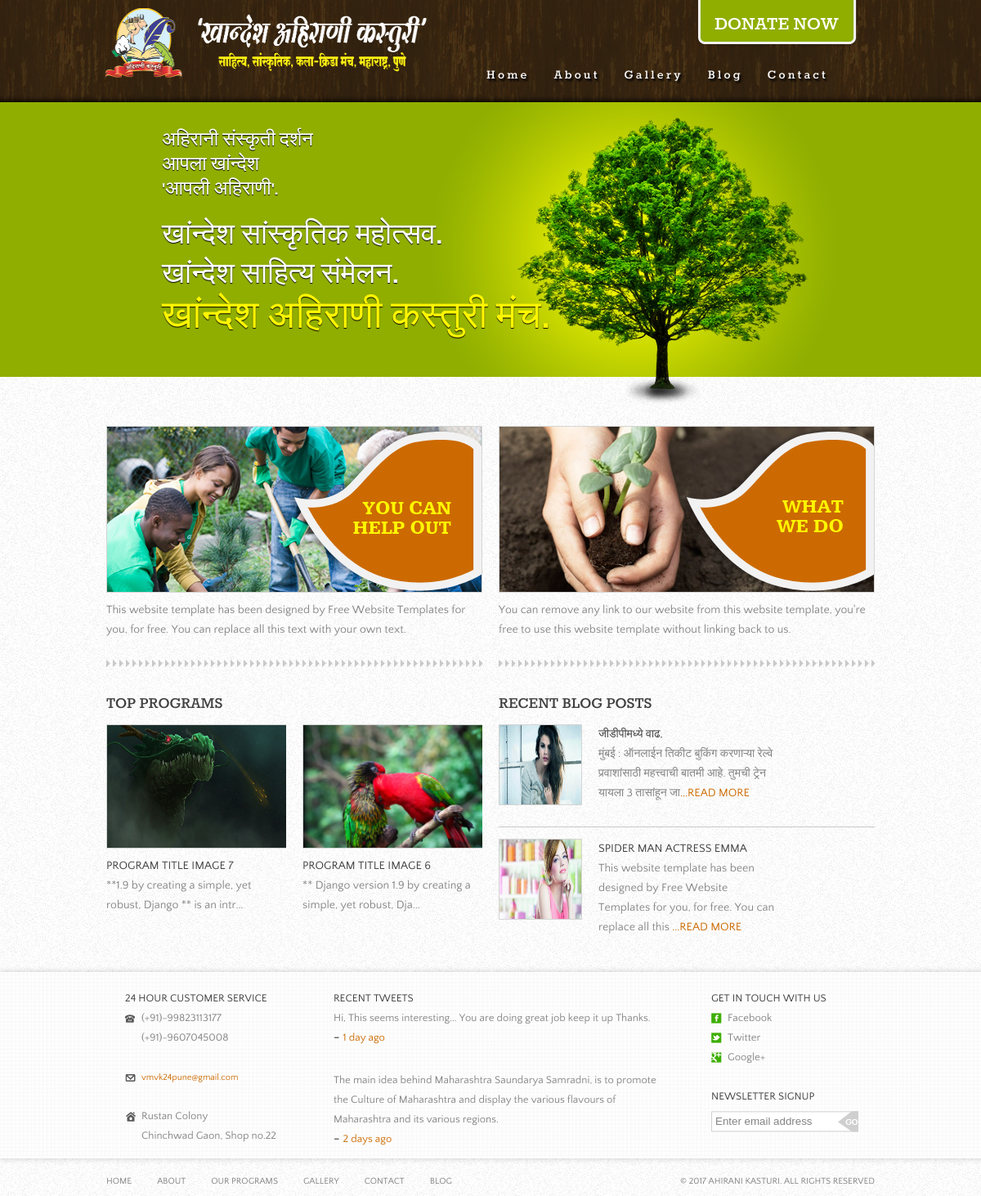
The page / on the database its author committed.
### posts/models.py (models this page shows, shortened)
class Program(models.Model):
    title = models.CharField(max_length=120)
    image = models.ImageField(null=True,blank=True,width_field="width_field",height_field="height_field")
    width_field = models.IntegerField(default=0)
    height_field = models.IntegerField(default=0)
    content = models.TextField()
    updated = models.DateTimeField(auto_now=True, auto_now_add=False)
    timestamp = models.DateTimeField(auto_now=False, auto_now_add=True)
    class Meta:
        ordering = ["-timestamp", "-updated"]

class Post(models.Model):
    title = models.CharField(max_length=120)
    image = models.ImageField(null=True,blank=True,width_field="width_field",height_field="height_field")
    width_field = models.IntegerField(default=0)
    height_field = models.IntegerField(default=0)
    content = models.TextField()
    updated = models.DateTimeField(auto_now=True, auto_now_add=False)
    timestamp = models.DateTimeField(auto_now=False, auto_now_add=True)
    class Meta:
        ordering = ["-timestamp", "-updated"]

### posts/views.py (the view)
# urls.py: url(r'^$', views.HomePageView, name='home'),
def HomePageView(request):
    prog_query=Program.objects.all().order_by('-id')[:2]
    post_query=Post.objects.all().order_by('-id')[:2]
    context={
            "prog_query":prog_query,
            "post_query":post_query,
        }
    return render(request, "marathi/index.html", context)

### templates/marathi/index.html (shortened to what this page needs)
{% load static %}
<!DOCTYPE html>
<html>
<head>
	<link rel="stylesheet" href="{% static 'css/style.css' %}" type = "text/css">
</head>
<body>
  {% include 'marathi/nav.html' %}
	<div class="body">
		<div class="home">
			<div class="featured">
				<div>
					<p>
              अहिरानी संस्कृती दर्शन  <br> आपला खांन्देश  <br> 'आपली अहिराणी'.
					</p>
					<h2>खांन्देश सांस्कृतिक महोत्सव. <br><br> खांन्देश साहित्य संमेलन. <br><br> <span>खांन्देश अहिराणी कस्तुरी मंच.</span></h2>
				</div>
			</div>
			<div class="section">
				<div>
					<div>
              <a href=""><img src=" {% static 'images/help-out.jpg' %}" alt=""></a>
						<p>
							This website template has been designed by Free Website Templates for you, for free. You can replace all this text with your own text.
						</p>
					</div>
          <div>
              <h3><a href="{% url 'program' %}">Top Programs</a></h3>
              <ul>
                {% for obj in prog_query %}
                <li>
                    {% if obj.image  %}
                    <a href="{% url 'program' %}"><img src='{{ obj.image.url}}' style="width:220px; height:150px " class='img-responsive'></a>
                    {% endif %}
                    <h4><a href="{% url 'program' %}">{{obj.title}}</a></h4>
                    <p>
                      {{obj.content|slice:":60"}}...
                    </p>
                </li>
                {% endfor %}
              </ul>
          </div>
				</div>
				<div>
					<div>
              <a href=""><img src="{% static 'images/what-we-do.jpg' %}" alt=""></a>
						<p>
							You can remove any link to our website from this website template, you're free to use this website template without linking back to us.
						</p>
					</div>
					<div>
              <h3><a href="{% url 'post_home' %}">Recent Blog Posts</a></h3>
              <ul>
                {% for b_obj in post_query %}
                <li>
                    {% if b_obj.image %}
                    <a><img src='{{ b_obj.image.url}}' style="width:100px; height:97px " class='img-responsive'></a>
                    {% endif %}
                    <div>
                      <h4><a href="{% url 'post_detail' id=b_obj.id %}">{{b_obj.title}}</a></h4>
                      <p>
                          {{b_obj.content|slice:":110"}}<a href="{% url 'post_detail' id=b_obj.id %}" class="more">...Read More</a>
                      </p>
                    </div>
                </li>
                {% endfor %}
              </ul>
          </div>
				</div>
			</div>
		</div>
	</div>
  {% include 'marathi/footer.html' %}
</body>
</html>

### static/css/style.css (style rules this page uses)
body { margin:0; font-family: 'quattrocento_sansregular'; background:url(../images/bg-body.jpg); }
a { outline:none; }
a img { border:0; display:block; }
p a { color:#838383; text-decoration:underline; }
.body .home .featured { background:url(../images/bg-featured.png) repeat-x; height:396px; }
.body .home .featured div { background:url(../images/bg-featured.jpg) no-repeat; height:396px; margin:0 auto; width:960px; }
.body .home .featured div p { color:#fff; font-family:rokkittregular; font-size:24px; line-height:30px; margin:0 0 0 78px; padding:32px 0 0; text-shadow:0 1px 1px #000; }
.body .home .featured div h2 { color:#FFF; font-family:rokkittbold; font-size:36px; font-weight:400; line-height:24px; margin:0 0 0 78px; padding:28px 0 0; text-shadow:0 1px 1px #000; }
.body .home .featured div h2 span { color:#fff600; font-size:48px; line-height:30px; }
.body .home .section { margin:0 auto; overflow:hidden; padding:0 10px; width:940px; }
.body .home .section div:first-child { float:left; }
.body .home .section div:first-child div ul li { border:0; float:left; margin:0 0 0 20px; padding:0; width:220px; }
.body .home .section div:first-child div ul li a { display:block; margin:0 0 9px; }
.body .home .section div:first-child div ul li h4 a { color:#404040; float:none; font-family:inherit; font-size:14px; font-weight:400; line-height:24px; margin:0; text-decoration:none; text-transform:uppercase; }
.body .home .section div:first-child div ul li p { color:#838383; font-family:inherit; font-size:14px; line-height:24px; margin:0; }
.body .home .section div { float:right; width:460px; }
.body .home .section div div:first-child a img { border:1px solid #d5d5d5; display:block; margin:0 0 9px; }
.body .home .section div div ul { list-style:none; margin:0; padding:0; }
.body .home .section div div ul li { border-top:1px solid #c9c9c9; overflow:hidden; padding:14px 0 26px; }
.body .home .section div div ul li a { display:block; float:left; margin:0 20px 0 0; }
.body .home .section div div ul li div { float:initial; width:340px; }
.body .home .section div div ul li div h4 { display:inline-block; margin:0; }
.body .home .section div div ul li div h4 a { color:#404040; float:none; font-family:inherit; font-size:14px; font-weight:400; line-height:24px; margin:0; text-decoration:none; text-transform:uppercase; }
.body .home .section div div ul li div p { color:#838383; font-family:inherit; font-size:14px; line-height:24px; margin:0; }
.body .home .section div div ul li div p a { display:inline; float:none; margin:0; }
.body .home .section div div ul li div p a.more { color:#cc6a00; text-decoration:none; text-transform:uppercase; }
.body .home .section div:first-child div:first-child, .body .home .section div div:first-child { background:url(../images/arrow-gray.png) repeat-x left bottom; margin:0 0 32px; padding:0 0 34px; }
.body .home .section div:first-child div h3, .body .home .section div div h3 { display:block; margin:0 0 14px; }
.body .home .section div:first-child div h3 a, .body .home .section div div h3 a { color:#404040; font-family:rokkittbold; font-size:20px; font-weight:400; line-height:24px; text-decoration:none; text-transform:uppercase; }
.body .home .section div:first-child div ul, .body .about ul, .body .blog div.sidebar div ul, .body .blog-single div.sidebar div ul { list-style:none; margin:0; overflow:hidden; padding:0; }
.body .home .section div:first-child div ul li:first-child, .body .home .section div:first-child div ul li h4, .body .about ul li:first-child, .body .gallery ul li:first-child, .body .donate div ul li:first-child { margin:0; }
.body .home .section div:first-child div ul li a img, .body .home .section div div ul li a img, .body .programs div img, .body .blog div ul li a img, .body .blog-single div.sidebar div.section ul li a img { border:1px solid #D5D5D5; }
.body .home .section div div:first-child p, .body .blog div ul li p, .body .blog-single div p { color:#838383; font-size:14px; line-height:24px; margin:0; }
.body .home .section div div ul li:first-child, .body .programs div.sidebar div:first-child, .body .blog div.sidebar div:first-child, .body .blog-single div.sidebar div:first-child { border-top:0; padding-top:0; }

### rows shown on the page
Program: image (picture), title "PROGRAM TITLE IMAGE 7", content "**1.9 by creating a simple, yet robust, Django ** is an intr"
Program: image (picture), title "PROGRAM TITLE IMAGE 6", content "** Django version 1.9 by creating a simple, yet robust, Dja"
Post: image (picture), title "जीडीपीमध्ये वाढ,", content "मुंबई : ऑनलाईन तिकीट बुकिंग करणाऱ्या रेल्वे प्रवाशांसाठी महत्त्वाची बातमी आहे. तुमची ट्रेन यायला 3 तासांहून जा"
Post: image (picture), title "SPIDER MAN ACTRESS EMMA", content "This website template has been designed by Free Website Templates for you, for free. You can replace all this"
